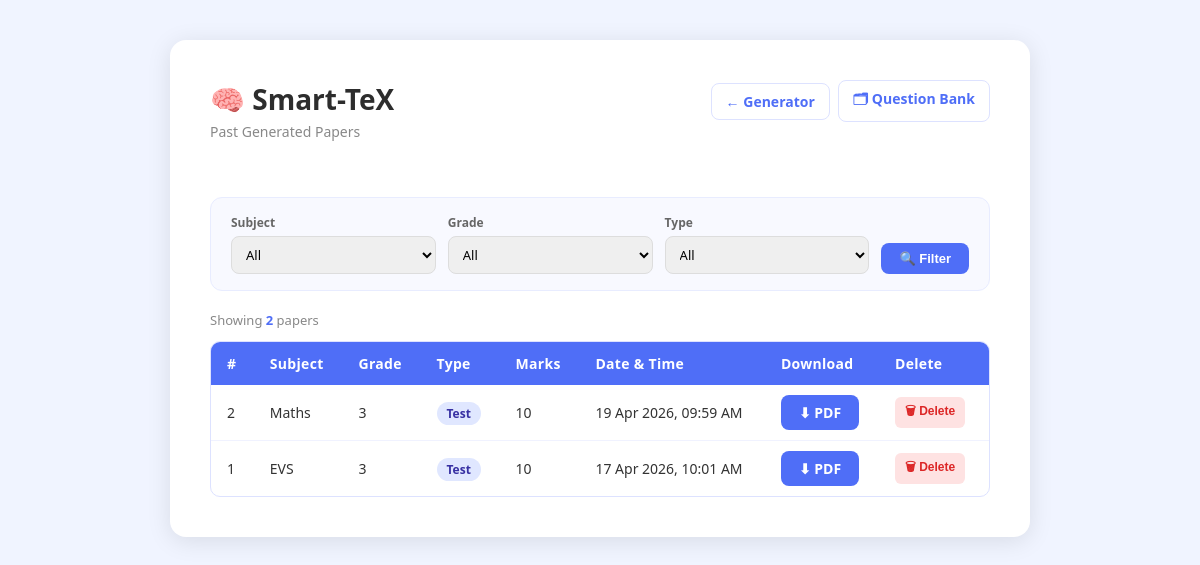
The page /papers on the database as committed earlier.
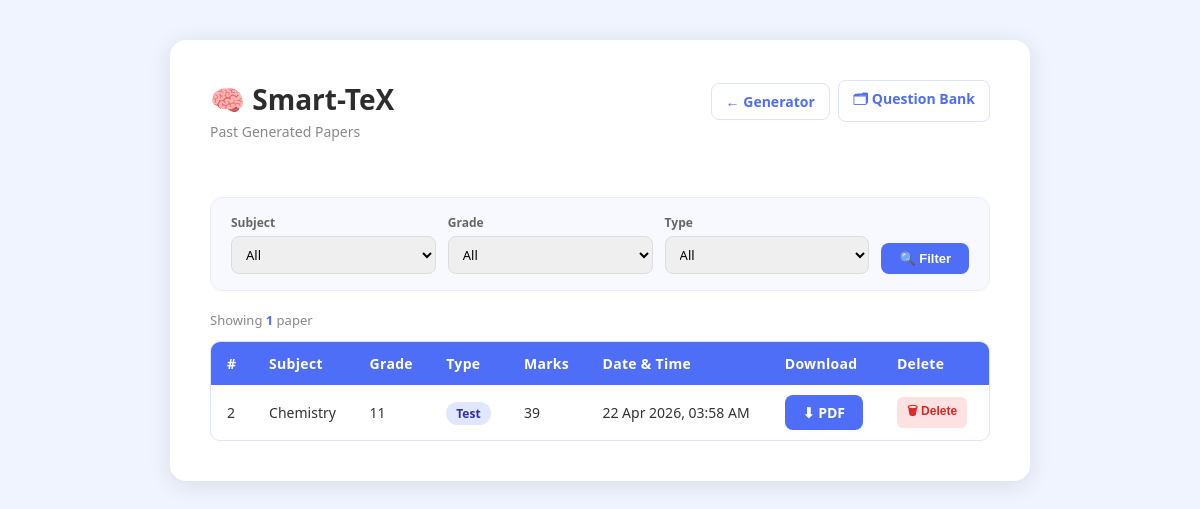
The same page on the database as committed later.
### app.py (models this page shows, shortened)
class Paper(db.Model):
    __tablename__ = "papers"
    id             = db.Column(db.Integer, primary_key=True, autoincrement=True)
    subject        = db.Column(db.Text, nullable=False)
    grade          = db.Column(db.Text, nullable=False)
    test_type      = db.Column(db.Text, nullable=False)
    marks          = db.Column(db.Integer, nullable=True)
    date_generated = db.Column(db.DateTime, nullable=False, default=datetime.utcnow)
    latex_code     = db.Column(db.Text, nullable=False)
    sections       = db.Column(db.Text, nullable=True)   # stored as JSON string
    __table_args__ = (
        db.Index("ix_papers_subject",   "subject"),
        db.Index("ix_papers_grade",     "grade"),
        db.Index("ix_papers_test_type", "test_type"),
    )
    questions = db.relationship("Question", backref="paper", lazy=True,
                                cascade="all, delete-orphan")

### app.py (the view)
@app.route("/papers")
def papers():
    f_subject   = request.args.get("subject",   "").strip()
    f_grade     = request.args.get("grade",     "").strip()
    f_test_type = request.args.get("test_type", "").strip()
    query = Paper.query.order_by(Paper.date_generated.desc())
    if f_subject:
        query = query.filter(Paper.subject.ilike(f"%{f_subject}%"))
    if f_grade:
        query = query.filter(Paper.grade.ilike(f"%{f_grade}%"))
    if f_test_type:
        query = query.filter(Paper.test_type == f_test_type)
    all_papers = query.all()
    print(f"[papers] Fetched {len(all_papers)} papers (filters: subject='{f_subject}' "
          f"grade='{f_grade}' type='{f_test_type}')")
    all_subjects = sorted({p.subject for p in Paper.query.all() if p.subject})
    all_grades   = sorted({p.grade   for p in Paper.query.all() if p.grade})
    filters = {
        "subject":   f_subject,
        "grade":     f_grade,
        "test_type": f_test_type,
    }
    return render_template(
        "past_papers.html",
        papers       = all_papers,
        filters      = filters,
        all_subjects = all_subjects,
        all_grades   = all_grades,
    )

### templates/past_papers.html (shortened to what this page needs)
<!DOCTYPE html>
<html lang="en">
<head>
    <link rel="stylesheet" href="/static/style.css">
</head>
<body>
    <div class="container">
        <div class="past-papers-header">
            <div>
                <h1>🧠 Smart-TeX</h1>
                <p class="subtitle">Past Generated Papers</p>
            </div>
            <div class="nav-links-group">
                <a href="/" class="nav-link">← Generator</a>
                <a href="/questions" class="nav-link">🗂 Question Bank</a>
            </div>
        </div>
        <form method="GET" action="/papers" class="filter-form">
            <div class="filter-row">
                <div class="filter-group">
                    <label>Subject</label>
                    <select name="subject">
                        <option value="">All</option>
                    </select>
                </div>
                <div class="filter-group">
                    <label>Grade</label>
                    <select name="grade">
                        <option value="">All</option>
                    </select>
                </div>
                <div class="filter-group">
                    <label>Type</label>
                    <select name="test_type">
                        <option value="">All</option>
                    </select>
                </div>
                <div class="filter-group filter-group--btn">
                    <label>&nbsp;</label>
                    <button type="submit" class="filter-btn">🔍 Filter</button>
                </div>
            </div>
        </form>
        <p class="result-count">
            Showing <strong>{{ papers | length }}</strong> paper{% if papers | length != 1 %}s{% endif %}
        </p>
        {% if papers %}
        <div class="table-wrapper">
            <table class="papers-table">
                <thead>
                    <tr>
                        <th>#</th>
                        <th>Subject</th>
                        <th>Grade</th>
                        <th>Type</th>
                        <th>Marks</th>
                        <th>Date & Time</th>
                        <th>Download</th>
                        <th>Delete</th>
                    </tr>
                </thead>
                <tbody>
                    {% for paper in papers %}
                    <tr>
                        <td>{{ paper.id }}</td>
                        <td>{{ paper.subject }}</td>
                        <td>{{ paper.grade }}</td>
                        <td>
                            <span class="type-badge type-{{ paper.test_type | lower }}">
                                {{ paper.test_type }}
                            </span>
                        </td>
                        <td>{{ paper.marks if paper.marks else '—' }}</td>
                        <td>{{ paper.date_generated.strftime('%d %b %Y, %I:%M %p') }}</td>
                        <td>
                            <a href="/download/{{ paper.id }}" class="download-btn">⬇ PDF</a>
                        </td>
                        <td class="actions-cell">
                            <form method="POST" action="/papers/delete/{{ paper.id }}"
                                  onsubmit="return confirm('Delete this paper and all its linked questions?');"
                                  style="display:inline;">
                                <button type="submit" class="action-btn delete-btn">🗑 Delete</button>
                            </form>
                        </td>
                    </tr>
                    {% endfor %}
                </tbody>
            </table>
        </div>
        {% endif %}
    </div>
</body>
</html>

Rows that differ between the two databases and show on the page:
removed Paper: id "1", subject "EVS", grade "3", test_type "Test", marks "10", date_generated "17 Apr 2026, 10:01 AM"
changed Paper "Test": subject "Maths" → "Chemistry"; grade "3" → "11"; marks "10" → "39"; date_generated "19 Apr 2026, 09:59 AM" → "22 Apr 2026, 03:58 AM"
Other text that changed with them:
{{ papers | length }}: "2" → "1"
text no longer shown: "s"
